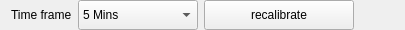
            <widget class="QFrame" name="frame_5">
             <property name="maximumSize">
              <size>
               <width>16777215</width>
               <height>30</height>
              </size>
             </property>
             <property name="frameShape">
              <enum>QFrame::NoFrame</enum>
             </property>
             <property name="frameShadow">
              <enum>QFrame::Raised</enum>
             </property>
             <layout class="QHBoxLayout" name="horizontalLayout_9">
              <property name="topMargin">
               <number>0</number>
              </property>
              <property name="bottomMargin">
               <number>0</number>
              </property>
              <item>
               <widget class="QLabel" name="label_8">
                <property name="maximumSize">
                 <size>
                  <width>120</width>
                  <height>16777215</height>
                 </size>
                </property>
                <property name="text">
                 <string>Time frame</string>
                </property>
               </widget>
              </item>
              <item>
               <widget class="QComboBox" name="comboBox_time_frame">
                <property name="minimumSize">
                 <size>
                  <width>120</width>
                  <height>30</height>
                 </size>
                </property>
                <item>
                 <property name="text">
                  <string>5 Mins</string>
                 </property>
                </item>
                <item>
                 <property name="text">
                  <string>10 Mins</string>
                 </property>
                </item>
                <item>
                 <property name="text">
                  <string>15 Mins</string>
                 </property>
                </item>
               </widget>
              </item>
              <item>
               <widget class="QPushButton" name="pushButton_recal_oi_timer">
                <property name="minimumSize">
                 <size>
                  <width>150</width>
                  <height>30</height>
                 </size>
                </property>
                <property name="toolTip">
                 <string>This stops the update timer and recalibrate the update timer with the &quot;Timer Frame&quot; currently selected</string>
                </property>
                <property name="text">
                 <string>recalibrate</string>
                </property>
               </widget>
              </item>
              <item>
               <spacer name="horizontalSpacer">
                <property name="orientation">
                 <enum>Qt::Horizontal</enum>
                </property>
                <property name="sizeHint" stdset="0">
                 <size>
                  <width>40</width>
                  <height>20</height>
                 </size>
                </property>
               </spacer>
              </item>
             </layout>
            </widget>
